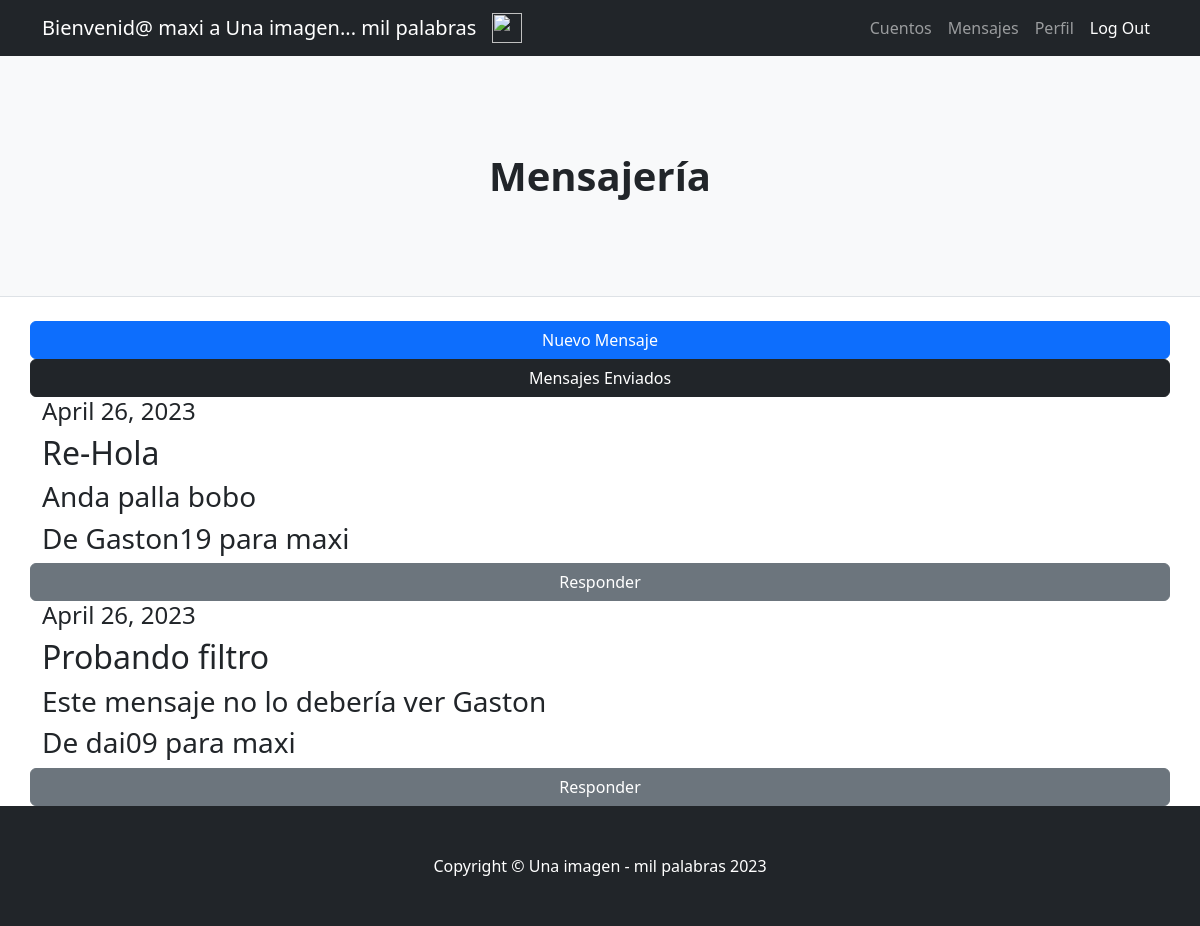
Screenshot of /AppUsuarios/mensajes/ (signed in) with the database file from the repository.
### AppUsuarios/models.py (models this page shows)
class Mensaje(models.Model):
    remitente=models.ForeignKey(User, related_name="remitente", on_delete=models.CASCADE)
    destinatario=models.ForeignKey(User, related_name="destinatario", on_delete=models.CASCADE)
    titulo=models.CharField(max_length=30)
    contenido=models.CharField(max_length=1000)
    fecha=models.DateField()

### AppUsuarios/views.py (the view)
# urls.py: path('mensajes/', mensajes, name='mensajes'),
@login_required
def mensajes(request):
    mensajes=Mensaje.objects.all()
    return render (request, 'AppUsuarios/mensajesRecibidos.html', {'mensajes':mensajes})

### AppUsuarios/templates/AppUsuarios/mensajesRecibidos.html
{% extends "AppUsuarios/padre.html" %}
{% load static %}
{% block titulo %}
<h1 class="fw-bolder">Mensajería</h1>
{% endblock %}
{% block cuerpo %}
<body>
    <a class="btn btn-primary" href="{% url 'nuevoMensaje' %}">Nuevo Mensaje</a>
    <a class="btn btn-dark" href="{% url 'mensajesEnviados' %}">Mensajes Enviados</a>
    {% for mensaje in mensajes %}
    {% if mensaje.destinatario == request.user %}
    <h4>{{ mensaje.fecha }}</h4>
    <h2>{{ mensaje.titulo }}</h2>
    <h3>{{ mensaje.contenido }}</h3>
    <h3>De {{ mensaje.remitente }} para {{mensaje.destinatario}}</h3>
    <a class="btn btn-secondary" href="{% url 'responder' mensaje.id %}">Responder</a>
    {% endif %}
    {% endfor %}
</body>
{% endblock %}

### AppUsuarios/templates/AppUsuarios/padre.html (shortened to what this page needs)
<!DOCTYPE html>
<html lang="en">
    <head>
        {% load static %}
        <link href="{% static 'AppUsuarios/css/styles.css' %}" rel="stylesheet" />
    </head>
    <body>
        <nav class="navbar navbar-expand-lg navbar-dark bg-dark">
            <div class="container">
                {% if user.is_authenticated %}
                <a class="navbar-brand" >Bienvenid@ {{ user.username }} a Una imagen... mil palabras</a>
                <img src="{{ avatar }}" alt="" width="30" height="30">
                <div class="collapse navbar-collapse" id="navbarSupportedContent">
                    <ul class="navbar-nav ms-auto mb-2 mb-lg-0">
                        <li class="nav-item"><a class="nav-link" href="{% url 'inicioCuentos' %}">Cuentos</a></li>
                        <li class="nav-item"><a class="nav-link" href="{% url 'mensajes' %}">Mensajes</a></li>
                        <li class="nav-item"><a class="nav-link" href="{% url 'verMiPerfil' %}">Perfil</a></li>
                        <li class="nav-item"><a class="nav-link active" aria-current="page" href="{% url 'logout' %}">Log Out</a></li>
                    </ul>
                {% endif %}
                </div>
            </div>
        </nav>
        <header class="py-5 bg-light border-bottom mb-4">
            <div class="container">
                <div class="text-center my-5">
                    {% block titulo %}
                    {% endblock %}
                </div>
            </div>
        </header>
        <div class="container">
            <div class="row">
                {% block cuerpo %}
                {% endblock %}
            </div>
        </div>
        <footer class="py-5 bg-dark">
            <div class="container"><p class="m-0 text-center text-white">Copyright &copy; Una imagen - mil palabras 2023</p></div>
        </footer>
    </body>
</html>

### rows the page displays
Mensaje: fecha "April 26, 2023", titulo "Re-Hola", contenido "Anda palla bobo", remitente "Gaston19", destinatario "maxi"
Mensaje: fecha "April 26, 2023", titulo "Probando filtro", contenido "Este mensaje no lo debería ver Gaston", remitente "dai09", destinatario "maxi"

### other values shown
{{ user.username }} "maxi"
